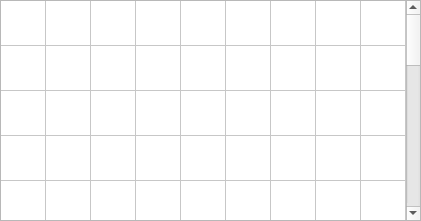
<?xml version="1.0" encoding="UTF-8"?>
<ui version="4.0">
 <class>emojiwidget</class>
 <widget class="QWidget" name="emojiwidget">
  <property name="geometry">
   <rect>
    <x>0</x>
    <y>0</y>
    <width>421</width>
    <height>221</height>
   </rect>
  </property>
  <property name="windowTitle">
   <string>Form</string>
  </property>
  <widget class="QTableWidget" name="tableWidget">
   <property name="geometry">
    <rect>
     <x>0</x>
     <y>0</y>
     <width>421</width>
     <height>221</height>
    </rect>
   </property>
   <property name="rowCount">
    <number>15</number>
   </property>
   <property name="columnCount">
    <number>9</number>
   </property>
   <attribute name="horizontalHeaderVisible">
    <bool>false</bool>
   </attribute>
   <attribute name="horizontalHeaderMinimumSectionSize">
    <number>45</number>
   </attribute>
   <attribute name="horizontalHeaderDefaultSectionSize">
    <number>45</number>
   </attribute>
   <attribute name="horizontalHeaderStretchLastSection">
    <bool>true</bool>
   </attribute>
   <attribute name="verticalHeaderVisible">
    <bool>false</bool>
   </attribute>
   <attribute name="verticalHeaderCascadingSectionResizes">
    <bool>true</bool>
   </attribute>
   <attribute name="verticalHeaderMinimumSectionSize">
    <number>21</number>
   </attribute>
   <attribute name="verticalHeaderDefaultSectionSize">
    <number>45</number>
   </attribute>
   <row/>
   <row/>
   <row/>
   <row/>
   <row/>
   <row/>
   <row/>
   <row/>
   <row/>
   <row/>
   <row/>
   <row/>
   <row/>
   <row/>
   <row/>
   <column/>
   <column/>
   <column/>
   <column/>
   <column/>
   <column/>
   <column/>
   <column/>
   <column/>
  </widget>
 </widget>
 <resources/>
 <connections/>
</ui>
